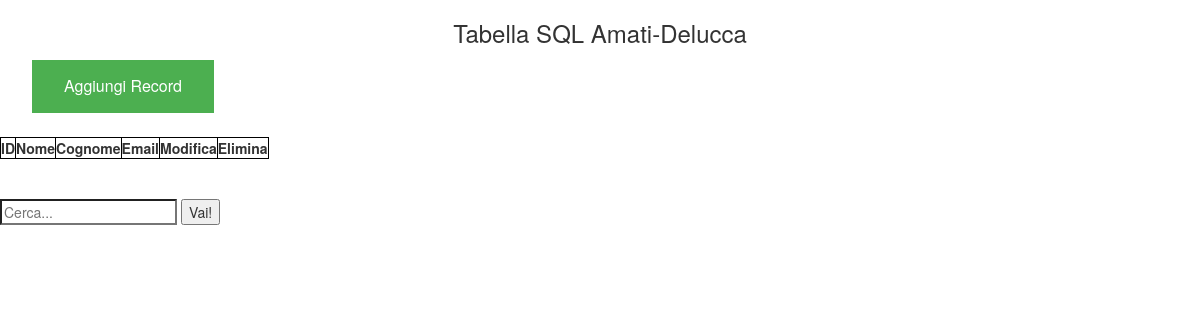
Before: / with the older database file.
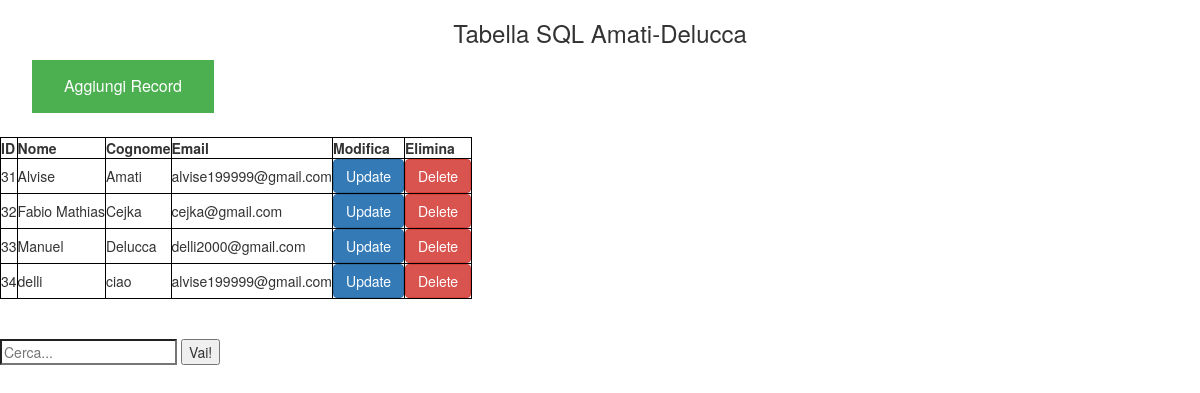
After: the same page with the newer database file.
### tables this page shows
CREATE TABLE `registro` (
  `Id` int(11) NOT NULL,
  `Nome` varchar(40) NOT NULL,
  `Cognome` varchar(40) NOT NULL,
  `Email` varchar(40) NOT NULL
);

### index.php (the view, shortened to what this page needs)
<!DOCTYPE html>
<html lang="en">
<head>
    <link rel="stylesheet" typer = "text/css" href="css/index.css">
    <link rel="stylesheet" href="https://maxcdn.bootstrapcdn.com/bootstrap/3.3.7/css/bootstrap.min.css">
</head>
<body>
<table>
<h3 align="center">Tabella SQL Amati-Delucca</h3>
<div class="container">
    <form action='Aggiungi.php' method='get'><button class="button">Aggiungi Record</button></form>
    <div class="table table-hover" style="width:100%">
        <thead>
        <tr>
            <th>ID</th>
            <th>Nome</th>
            <th>Cognome</th>
            <th>Email</th>
            <th>Modifica</th>
            <th>Elimina</th>
        </tr>
        </thead>
</div>
<?php
$servername = "localhost";
$username="root";
$password="";
$dbname="databaseamatidelucca";
$conn = new mysqli($servername,$username,$password,$dbname);
$sql = "SELECT * FROM registro";
$result=$conn->query($sql);
    while($row=$result->fetch_assoc()){
    echo "<tr>";
    echo "<td>".$row['Id']."</td>";
    echo "<td>".$row['Nome']."</td>";
    echo "<td>".$row['Cognome']."</td>";
    echo "<td>".$row['Email']."</td>";
    $riga = $row['Id'];
    echo "<td><form action='Update.php' method='get'><button type=\"submit\" class=\"btn btn-primary\"><input type='hidden' name='identificator' value='$riga'>Update</button></form></td>";
    echo "<td><form action='Delete.php' method='get'><button type=\"submit\" class=\"btn btn-danger\"><input type='hidden' name='identificator' value='$riga'>Delete</button></form></td>";
    echo "</tr>";
    }
echo "</table>";
?>
    <br>
    <br>
<input type="search" id="mySearch" placeholder="Cerca...">
<button onclick="Cerca(document.getElementById('mySearch').value,document.getElementsByTagName('td'));">Vai!</button>
</body>
</html>

### index.css (style rules this page uses)
.button { background-color: #4CAF50; border: none; color: white; padding: 15px 32px; text-align: center; text-decoration: none; display: inline-block; font-size: 16px; margin: 4px 2px; cursor: pointer; }

### index.php (style rules this page uses)
table, th, td { border: 1px solid black; }
.button { background-color: #4CAF50; border: none; color: white; padding: 15px 32px; text-align: center; text-decoration: none; display: inline-block; font-size: 16px; margin: 4px 2px; cursor: pointer; }

Changed rows visible on the page:
added registro: Id "31", Nome "Alvise", Cognome "Amati", Email "alvise199999@gmail.com"
added registro: Id "32", Nome "Fabio Mathias", Cognome "Cejka", Email "cejka@gmail.com"
added registro: Id "33", Nome "Manuel", Cognome "Delucca", Email "delli2000@gmail.com"
added registro: Id "34", Nome "delli", Cognome "ciao", Email "alvise199999@gmail.com"
